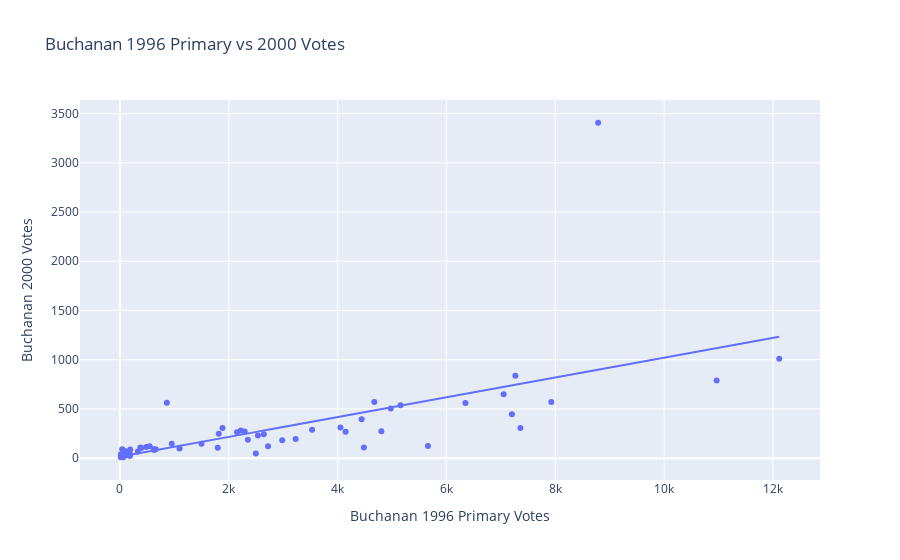

The cell this chart's notebook holds for it:
### Code cell
fig = px.scatter(df_2000, 
                 x="buchanan96p", 
                 y="buchanan2000", 
                 hover_name="county",
                 labels={
                     "buchanan96p": "Buchanan 1996 Primary Votes",
                     "buchanan2000": "Buchanan 2000 Votes"
                 },
                 title="Buchanan 1996 Primary vs 2000 Votes",
                 # add a trendline
                 trendline="ols")
fig.show()

### Figure 1 — Plotly figure (JSON) as saved in the notebook; plotly's stock layout.template omitted (floating-point values rounded to 4 significant figures)
{"data": [{"hovertemplate": "<b>%{hovertext}</b><br><br>Buchanan 1996 Primary Votes=%{x}<br>Buchanan 2000 Votes=%{y}<extra></extra>", "hovertext": ["ALACHUA", "BAKER", "BAY", "BRADFORD", "BREVARD", "BROWARD", "CALHOUN", "CHARLOTTE", "CITRUS", "CLAY", "COLLIER", "COLUMBIA", "DADE", "DE SOTO", "DIXIE", "DUVAL", "ESCAMBIA", "FLAGLER", "FRANKLIN", "GADSDEN", "GILCHRIST", "GLADES", "GULF", "HAMILTON", "HARDEE", "HENDRY", "HERNANDO", "HIGHLANDS", "HILLSBOROUGH", "HOLMES", "INDIAN RIVER", "JACKSON", "JEFFERSON", "LAFAYETTE", "LAKE", "LEE", "LEON", "LEVY", "LIBERTY", "MADISON", "MANATEE", "MARION", "MARTIN", "MONROE", "NASSAU", "OKALOOSA", "OKEECHOBEE", "ORANGE", "OSCEOLA", "PALM BEACH", "PASCO", "PINELLAS", "POLK", "PUTNAM", "ST. JOHNS", "ST. LUCIE", "SANTA ROSA", "SARASOTA", "SEMINOLE", "SUMTER", "SUWANNEE", "TAYLOR", "UNION", "VOLUSIA", "WAKULLA", "WALTON", "WASHINGTON"], "legendgroup": "", "marker": {"color": "#636efa", "symbol": "circle"}, "mode": "markers", "name": "", "orientation": "v", "showlegend": false, "type": "scatter", "x": [2151, 73, 1816, 155, 7927, 10966, 41, 2982, 2293, 2351, 2722, 657, 6349, 189, 55, 7051, 4977, 629, 32, 138, 106, 58, 105, 37, 97, 183, 2645, 1096, 7267, 62, 1797, 390, 99, 15, 3531, 7359, 2222, 330, 18, 109, 4804, 862, 4483, 2497, 628, 4147, 149, 7203, 1499, 8788, 4675, 12116, 5157, 952, 2536, 5660, 4052, 1885, 3229, 481, 376, 99, 45, 4441, 133, 546, 190], "xaxis": "x", "y": [262, 73, 248, 65, 570, 789, 90, 182, 270, 186, 122, 89, 561, 36, 29, 650, 504, 83, 33, 39, 29, 9, 71, 24, 30, 22, 242, 99, 836, 76, 105, 102, 29, 10, 289, 305, 282, 67, 39, 29, 272, 563, 108, 47, 90, 267, 43, 446, 145, 3407, 570, 1010, 538, 147, 229, 124, 311, 305, 194, 114, 108, 27, 26, 396, 46, 120, 88], "yaxis": "y"}, {"hovertemplate": "<b>OLS trendline</b><br>buchanan2000 = 0.100633 * buchanan96p + 14.0701<br>R<sup>2</sup>=0.425189<br><br>Buchanan 1996 Primary Votes=%{x}<br>Buchanan 2000 Votes=%{y} <b>(trend)</b><extra></extra>", "legendgroup": "", "marker": {"color": "#636efa", "symbol": "circle"}, "mode": "lines", "name": "", "showlegend": false, "type": "scatter", "x": [15, 18, 32, 37, 41, 45, 55, 58, 62, 73, 97, 99, 99, 105, 106, 109, 133, 138, 149, 155, 183, 189, 190, 330, 376, 390, 481, 546, 628, 629, 657, 862, 952, 1096, 1499, 1797, 1816, 1885, 2151, 2222, 2293, 2351, 2497, 2536, 2645, 2722, 2982, 3229, 3531, 4052, 4147, 4441, 4483, 4675, 4804, 4977, 5157, 5660, 6349, 7051, 7203, 7267, 7359, 7927, 8788, 10966, 12116], "xaxis": "x", "y": [15.58, 15.88, 17.29, 17.79, 18.2, 18.6, 19.6, 19.91, 20.31, 21.42, 23.83, 24.03, 24.03, 24.64, 24.74, 25.04, 27.45, 27.96, 29.06, 29.67, 32.49, 33.09, 33.19, 47.28, 51.91, 53.32, 62.47, 69.02, 77.27, 77.37, 80.19, 100.8, 109.9, 124.4, 164.9, 194.9, 196.8, 203.8, 230.5, 237.7, 244.8, 250.7, 265.4, 269.3, 280.2, 288.0, 314.2, 339.0, 369.4, 421.8, 431.4, 461.0, 465.2, 484.5, 497.5, 514.9, 533.0, 583.7, 653.0, 723.6, 738.9, 745.4, 754.6, 811.8, 898.4, 1118.0, 1233.0], "yaxis": "y"}], "layout": {"legend": {"tracegroupgap": 0}, "title": {"text": "Buchanan 1996 Primary vs 2000 Votes"}, "xaxis": {"anchor": "y", "domain": [0, 1], "title": {"text": "Buchanan 1996 Primary Votes"}}, "yaxis": {"anchor": "x", "domain": [0, 1], "title": {"text": "Buchanan 2000 Votes"}}}}
